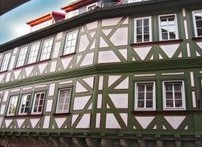
#> input picture Data/Images/edges.jpg, 202 x 147 px
$ jupyter execute --allow-errors 1.20_Histograms_and_Sontrast_Stretching.ipynb
#> lines starting #> are read from the running program, lines starting #| are printed output that depends on the picture
## **Image Histograms and Contrast Stretching**

[cell 1]
import cv2
import numpy as np
import matplotlib.pyplot as plt

### **1. Plot an Image Histograms**

[cell 2]
image = cv2.imread("../Data/Images/edges.jpg", cv2.IMREAD_GRAYSCALE)
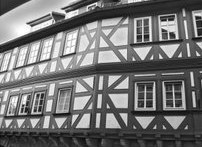
#> image: shape (147, 202); min 4, max 255, mean 115.6

**Using `cv2.calcHist`: This computes the histogram directly and plots it using matplotlib**

[cell 3]
hist = cv2.calcHist([image], [0], None, [256], [0, 256])
#> hist = 256 values, max 301 at index 47, min 0 at index 0, mean 116

plt.figure(figsize=(7, 4))
plt.plot(hist, color="black")
plt.title("Grayscale Image Histogram")
plt.xlabel("Pixel Intensity")
plt.ylabel("Frequency")
plt.grid()
plt.show()
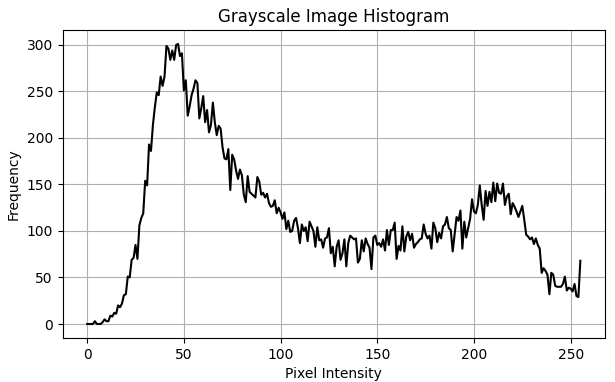
#> figure drawn by matplotlib, 1 panel; curve peaks at x = 47, y = 301

**Using `plt.hist`: This calculates and plots the histogram by flattening the image array with `.ravel()`**

[cell 4]
plt.figure(figsize=(7, 4))
plt.hist(image.ravel(), 256, [0, 256], color="gray")
plt.title("Grayscale Image Histogram")
plt.xlabel("Pixel Intensity")
plt.ylabel("Frequency")
plt.grid()
plt.show()
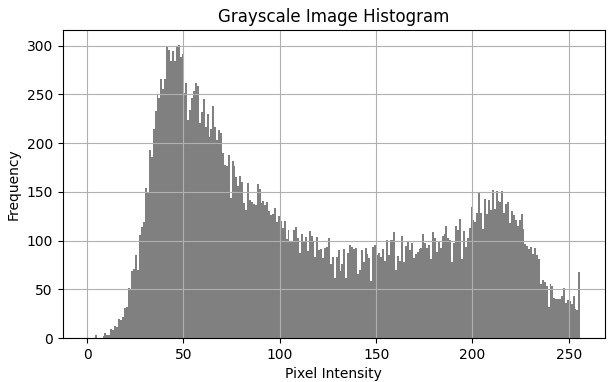
#> figure drawn by matplotlib, 1 panel; tallest bar 301 high, from x = 47 to 48

**Plotting Color Histograms for an Image's BGR Channels Using OpenCV**

[cell 5]
import cv2
import matplotlib.pyplot as plt

image = cv2.imread("../Data/Images/Car.jpg")
b_hist = cv2.calcHist([image], [0], None, [256], [0, 256])
#> b_hist = 256 values from 0 to 0
#> (the rest of this cell did not finish here and is left out)

$ run again, with Data/Images/boat.jpg copied over Data/Images/edges.jpg
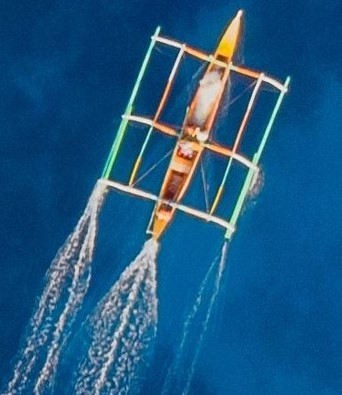
#> input picture Data/Images/boat.jpg, 342 x 395 px
#> `image = cv2.imread("../Data/Images/edges.jpg", cv2.IMREAD_GRAYSCALE)`:
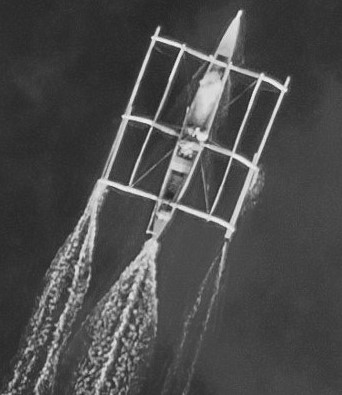
#> image: shape (395, 342); min 30, max 245, mean 75.7
#> hist = 256 values, max 4688 at index 47, min 0 at index 0, mean 527.7
#> `plt.show()`:
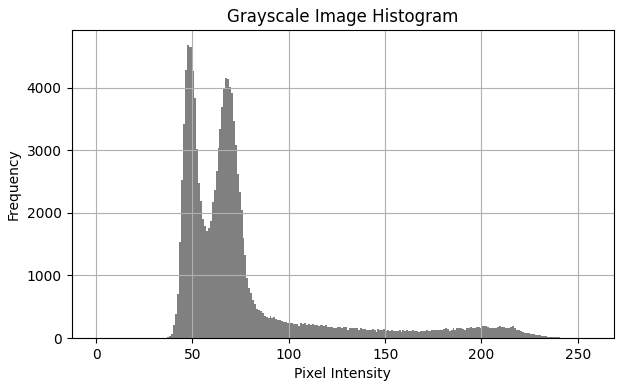
#> figure drawn by matplotlib, 1 panel; tallest bar 4688 high, from x = 47 to 48
#> b_hist = 256 values from 0 to 0

$ run again, with Data/Images/bug_noisy.jpg copied over Data/Images/edges.jpg
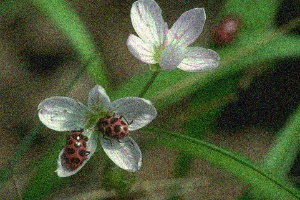
#> input picture Data/Images/bug_noisy.jpg, 300 x 200 px
#> `image = cv2.imread("../Data/Images/edges.jpg", cv2.IMREAD_GRAYSCALE)`:
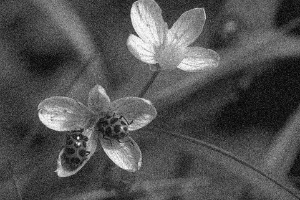
#> image: shape (200, 300); min 0, max 255, mean 81.6
#> hist = 256 values, max 758 at index 68, min 1 at index 1, mean 234.4
#> `plt.show()`:
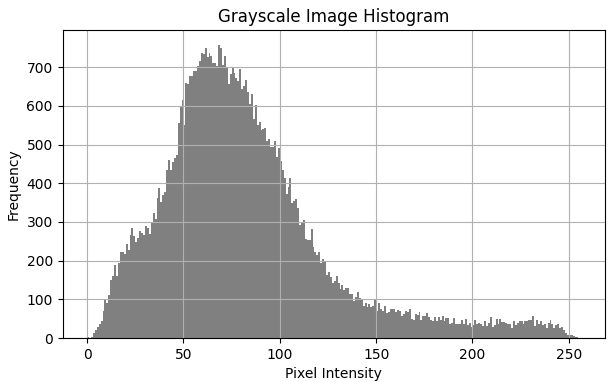
#> figure drawn by matplotlib, 1 panel; tallest bar 758 high, from x = 68 to 69
#> b_hist = 256 values from 0 to 0
